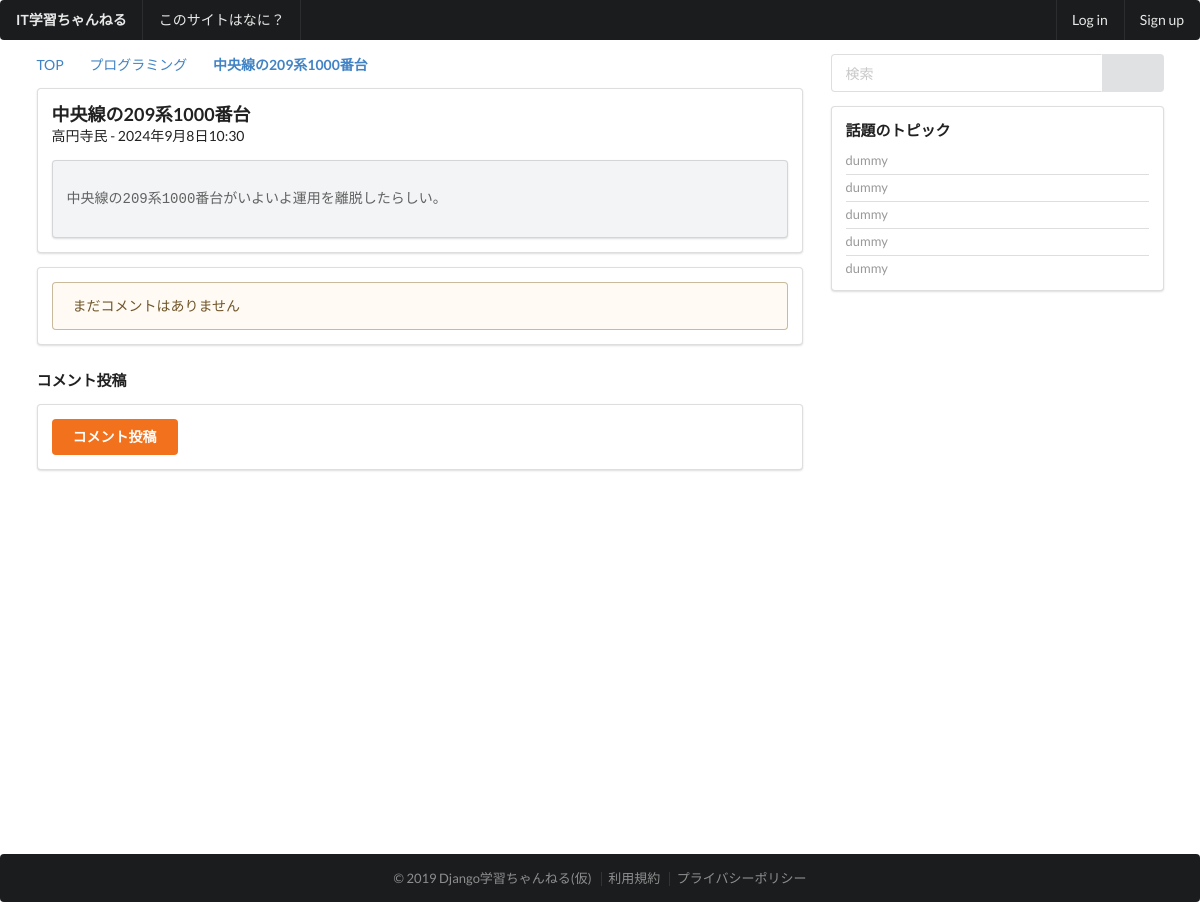
Page /thread/6/ on the committed database.
### thread/models.py (models this page shows, shortened)
class Topic(models.Model):
    user_name = models.CharField(
        '名無しさん',
        max_length=30,
        null=True,
        blank=False,
    )
    title = models.CharField(
        'タイトル',
        max_length=255,
        null = False,
        blank = False,
    )
    message = models.TextField(
        verbose_name='本文',
        null=True,
        blank=False,
    )
    category = models.ForeignKey(
        Category,
        verbose_name='カテゴリー',
        on_delete=models.PROTECT,
        null=True,
        blank=False,
    )
    status = models.IntegerField(
        'トピックのステータス',
        default=0,
        choices=TOPIC_STATUS_CHOICE,
    )
    created = models.DateTimeField(
        auto_now_add=True,
    )
    modified = models.DateTimeField(
        auto_now=True,
    )
    objects = TopicManager()

class Category(models.Model):
    name = models.CharField(
        'カテゴリー名',
        max_length=50,
    )
    url_code = models.CharField(
        'URLコード',
        max_length=50,
        null=True,
        blank=False,
        unique=True,
    )
    sort=models.IntegerField(
        verbose_name='ソート',
        default=0,
    )
    objects = CategoryManager()

### thread/views.py (the view)
# urls.py: path('<int:pk>/', views.TopicDetailView.as_view(), name='topic'),
class TopicDetailView(DetailView):
    template_name = 'thread/detail_topic.html'
    model = Topic
    context_object_name = 'topic'

### templates/thread/detail_topic.html (shortened to what this page needs)
{% extends 'base/base.html' %}
{% block content %}
<div class="ui grid stackable">
  <div class="eleven wide column">
    <div class="ui breadcrumb">
      <a href="{% url 'top' %}" class="section">TOP</a>
      <i class="right angle icon divider"></i>
      <a href="{% url 'category' url_code=topic.category.url_code %}" class="section">{{topic.category.name}}</a>
      <i class="right angle icon divider"></i>
      <a class="active section">{{topic.title}}</a>
    </div>
    <div class="ui segment">
      <div class="content">
        <div class="header"><h3>{{topic.title}}</h3></div>
        <p>{{topic.user_name}} - {{topic.created}}</p>
        <div class="ui secondary segment">
          <p><pre>{{topic.message}}</pre></p>
        </div>
      </div>
    </div>
    <div class="ui segment">
        {% if comment_list %}
        {% for comment in comment_list %}
        <div class="ui segment secondary">
            <p>{{comment.no}}. {{comment.user_name}}<br>{{comment.created}}</p>
            {% if comment.pub_flg %}
            <p><pre&gt:{{comment.message}}</pre></p>
            {% else %}
            <p style="color: #aaa">このコメントは非表示となりました。</p>
            {% endif %}
        </div>
        {% endfor %}
        {% else %}
        <div class="ui warning message"><p>まだコメントはありません</p></div>
        {% endif %}
    </div>
    <h4>コメント投稿</h4>
    <div class="ui segment">
        <form class="ui form" action="" method="POST">
            <button class="ui button orange" type="submit">コメント投稿</button>
        </form>
    </div>
  </div>
  {% include 'base/sidebar.html' %}
</div>
{% endblock %}

### rows in the picture
Topic: category.name "プログラミング", title "中央線の209系1000番台", user_name "高円寺民", created "2024年9月8日10:30", message "中央線の209系1000番台がいよいよ運用を離脱したらしい。"
